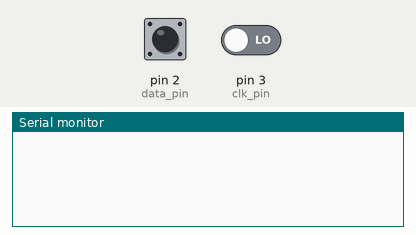
Bench run of a sketch on a simulated Arduino Uno, built with avr-gcc and run on an emulated ATmega328P. Parts: the last lines printed to the serial monitor. The test bench sets the inputs (shaded band); at power-on: pin 3 (clk_pin) LOW, pin 2 (data_pin) HIGH.

Above: at 1.2 s.
1.3 s: pin 3 (clk_pin) driven HIGH
At 2.5 s:
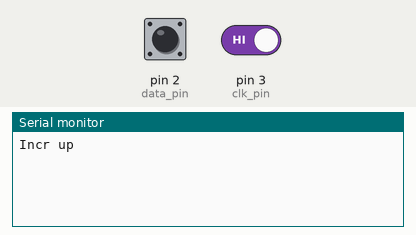
2.8 s: pin 3 (clk_pin) driven LOW
At 3.8 s:
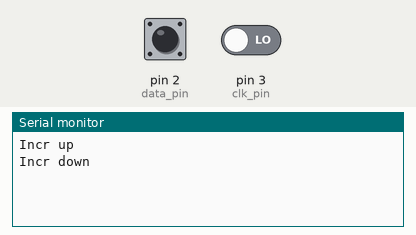

Measured:
- after the input at 1.3 s, the serial monitor: prints a new line at once (image 1)
- after the input at 2.8 s, the serial monitor: prints a new line at once (image 2)

The sketch:

Encoder_test.ino
```cpp
boolean previous_clk_pin_state = false;
const int clk_pin = 3;
const int data_pin = 2;

boolean clk_pin_state = true;
boolean data_pin_state = true;

void setup() {
  // put your setup code here, to run once:
  //pinMode(clk_pin, INPUT);
  //pinMode(data_pin, INPUT);

  Serial.begin(9600);
}

void loop() {
    //Check encoder for incrementation
    clk_pin_state = digitalRead(clk_pin);
    data_pin_state = digitalRead(data_pin);
   if(clk_pin_state != previous_clk_pin_state){

    if(data_pin_state != clk_pin_state){
      //Consumer.write(MEDIA_VOLUME_DOWN);
      Serial.println("Incr down");
    }
    else{
      //Consumer.write(MEDIA_VOLUME_UP);
      Serial.println("Incr up");
    }
  }
  previous_clk_pin_state = clk_pin_state;
}
```
